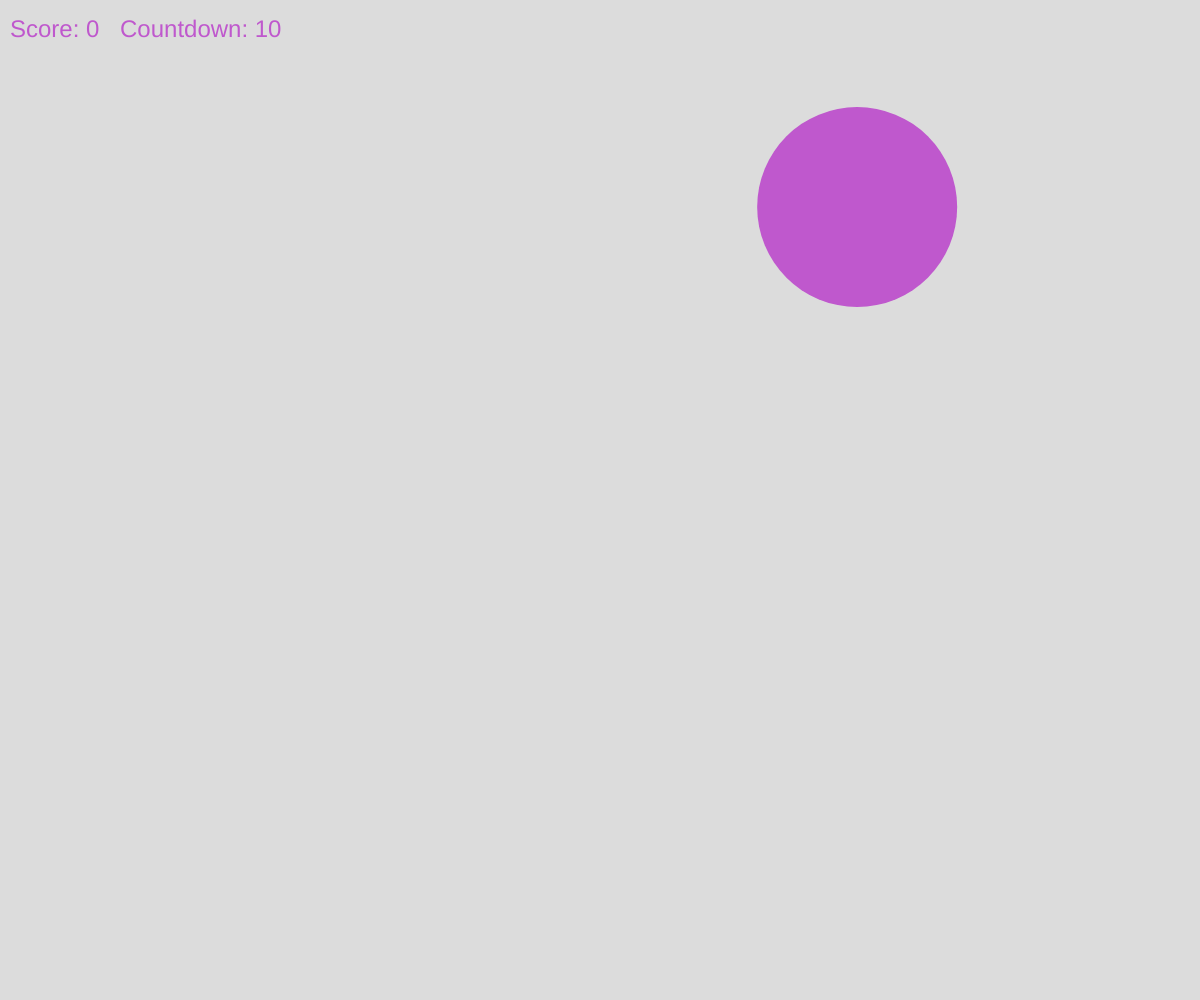
Frame 1 (no input)
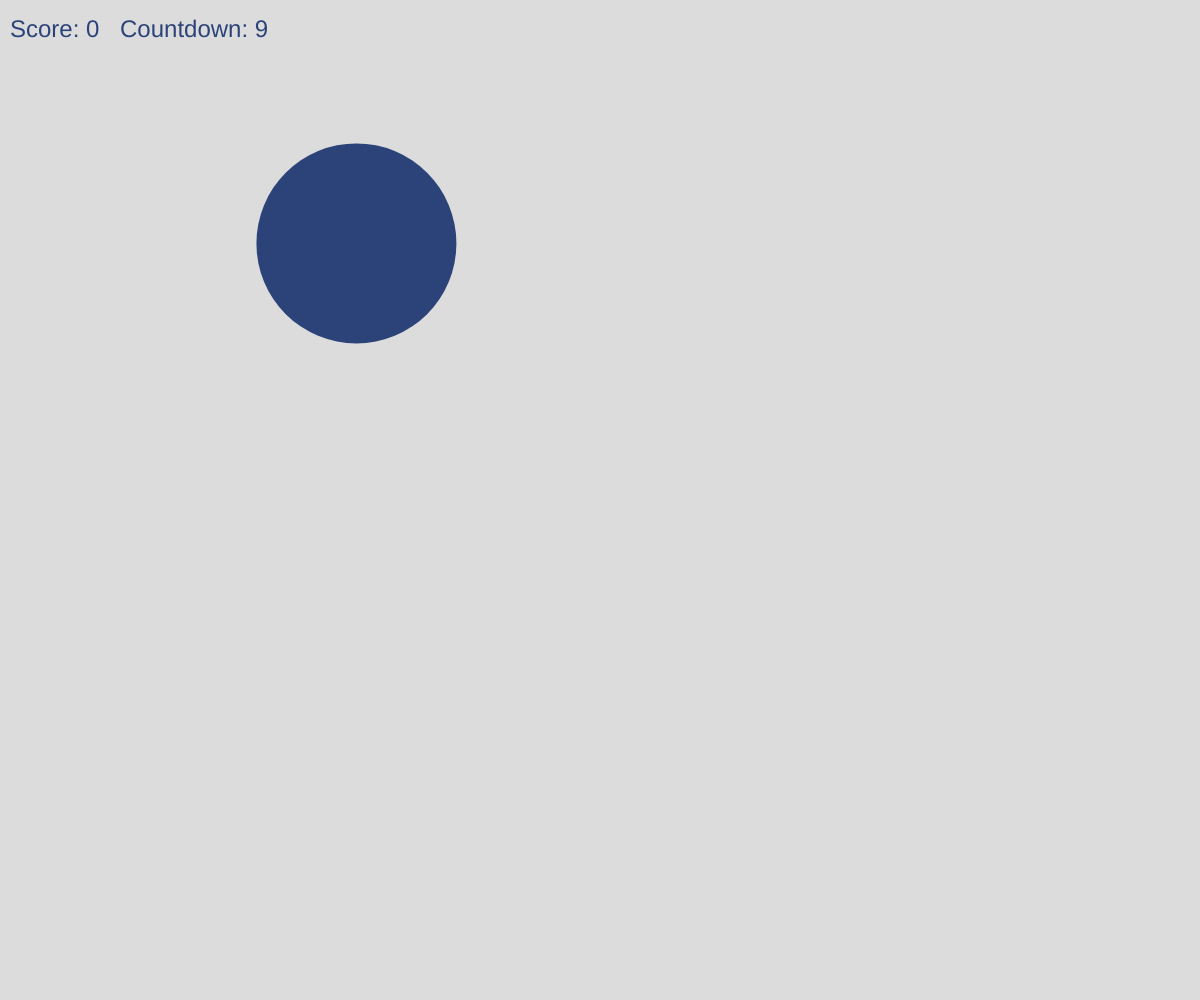
Frame 60 (no input)
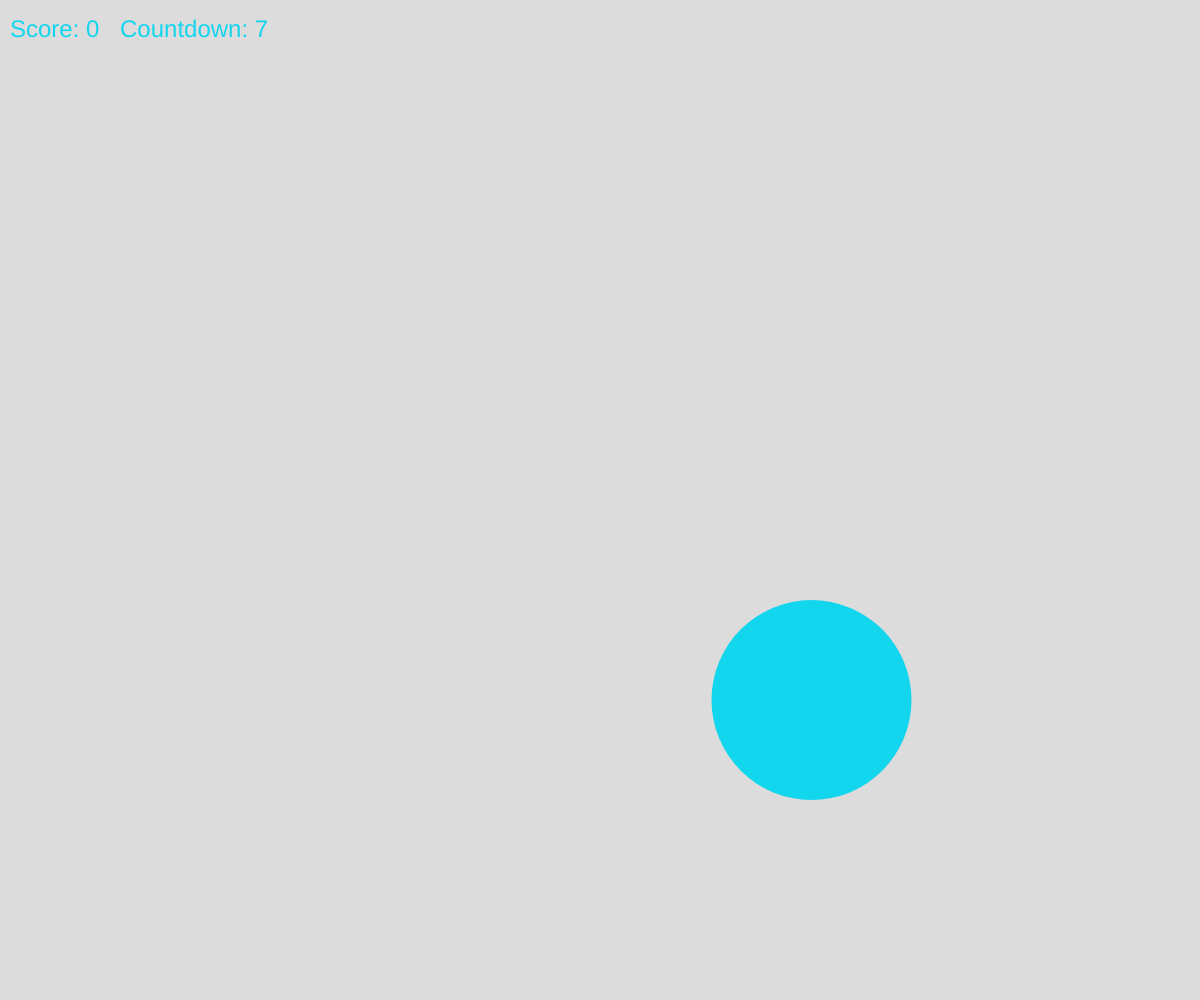
Frame 120 (the mouse pressed at the canvas centre since frame 60)

The p5.js sketch that drew these frames (run headless with seeded random() and noise() and a simulated clock; from frame 60 on, the mouse is pressed at the canvas centre):

// p5.js sketch
// ── sketch.js
let x,y;
let radius = 100;
let r,g,b;
let timer = 10;
let interval = 30;
let score = 0;
let gameOver = false;

function setup() {
  createCanvas(windowWidth, windowHeight);
  x = random(windowWidth);
  y = random(windowHeight);
  r = random(255);
  g = random(255);
  b = random(255);
}

function draw() {
  background(220);

  if(!gameOver) {
    noStroke();
    fill(r, g, b);
    ellipse(x, y, radius*2, radius*2);
    textSize(24);
    textAlign(LEFT, CENTER);
    text("Score: " + score, 10, 30);
    text("Countdown: " + timer, 120, 30);

    if (frameCount % interval == 0 && timer > 0) { // if the frameCount is divisible by 60, then a second has passed. it will stop at 0
      timer --;
      newCircle();
    }
    if (timer === 0) {
      
      gameOver = true;
    }
  } else {
    textSize(100);
    textAlign(CENTER, CENTER);
    text("GAME OVER", width/2, height/2);
    
  }
}

function mousePressed() {
  
  if(!gameOver) {
      let d = dist(mouseX, mouseY, x, y);
       if (d < radius) {
          newCircle();
          score++;
        }
    } else {
      let d = dist(mouseX, mouseY, windowWidth/2,  windowHeight/2);
      if (d < radius*2) {
        gameOver = false;
        timer = 10;
        score = 0;
      }
    }
}


function newCircle(){
  x = random(windowWidth);
  y = random(windowHeight);
  r = random(255);
  g = random(255);
  b = random(255);
}
